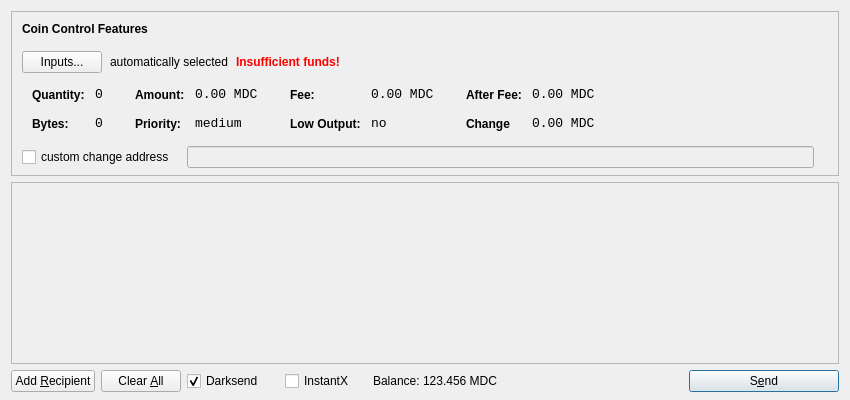
<?xml version="1.0" encoding="UTF-8"?>
<ui version="4.0">
 <class>SendCoinsDialog</class>
 <widget class="QDialog" name="SendCoinsDialog">
  <property name="geometry">
   <rect>
    <x>0</x>
    <y>0</y>
    <width>850</width>
    <height>400</height>
   </rect>
  </property>
  <property name="windowTitle">
   <string>Send Coins</string>
  </property>
  <layout class="QVBoxLayout" name="verticalLayout" stretch="0,1,0">
   <property name="bottomMargin">
    <number>8</number>
   </property>
   <item>
    <widget class="QFrame" name="frameCoinControl">
     <property name="sizePolicy">
      <sizepolicy hsizetype="Expanding" vsizetype="Expanding">
       <horstretch>0</horstretch>
       <verstretch>0</verstretch>
      </sizepolicy>
     </property>
     <property name="maximumSize">
      <size>
       <width>16777215</width>
       <height>16777215</height>
      </size>
     </property>
     <property name="frameShape">
      <enum>QFrame::StyledPanel</enum>
     </property>
     <property name="frameShadow">
      <enum>QFrame::Sunken</enum>
     </property>
     <layout class="QVBoxLayout" name="verticalLayoutCoinControl2">
      <property name="spacing">
       <number>-1</number>
      </property>
      <property name="leftMargin">
       <number>0</number>
      </property>
      <property name="topMargin">
       <number>0</number>
      </property>
      <property name="rightMargin">
       <number>0</number>
      </property>
      <property name="bottomMargin">
       <number>6</number>
      </property>
      <item>
       <layout class="QVBoxLayout" name="verticalLayoutCoinControl" stretch="0,0,0,0,1">
        <property name="spacing">
         <number>0</number>
        </property>
        <property name="leftMargin">
         <number>10</number>
        </property>
        <property name="topMargin">
         <number>10</number>
        </property>
        <item>
         <layout class="QHBoxLayout" name="horizontalLayoutCoinControl1">
          <property name="bottomMargin">
           <number>15</number>
          </property>
          <item>
           <widget class="QLabel" name="labelCoinControlFeatures">
            <property name="sizePolicy">
             <sizepolicy hsizetype="Preferred" vsizetype="Maximum">
              <horstretch>0</horstretch>
              <verstretch>0</verstretch>
             </sizepolicy>
            </property>
            <property name="font">
             <font>
              <weight>75</weight>
              <bold>true</bold>
             </font>
            </property>
            <property name="styleSheet">
             <string notr="true">font-weight:bold;</string>
            </property>
            <property name="text">
             <string>Coin Control Features</string>
            </property>
           </widget>
          </item>
         </layout>
        </item>
        <item>
         <layout class="QHBoxLayout" name="horizontalLayoutCoinControl2" stretch="0,0,0,0">
          <property name="spacing">
           <number>8</number>
          </property>
          <property name="bottomMargin">
           <number>10</number>
          </property>
          <item>
           <widget class="QPushButton" name="pushButtonCoinControl">
            <property name="styleSheet">
             <string notr="true"/>
            </property>
            <property name="text">
             <string>Inputs...</string>
            </property>
           </widget>
          </item>
          <item>
           <widget class="QLabel" name="labelCoinControlAutomaticallySelected">
            <property name="text">
             <string>automatically selected</string>
            </property>
            <property name="margin">
             <number>5</number>
            </property>
           </widget>
          </item>
          <item>
           <widget class="QLabel" name="labelCoinControlInsuffFunds">
            <property name="font">
             <font>
              <weight>75</weight>
              <bold>true</bold>
             </font>
            </property>
            <property name="styleSheet">
             <string notr="true">color:red;font-weight:bold;</string>
            </property>
            <property name="text">
             <string>Insufficient funds!</string>
            </property>
            <property name="margin">
             <number>5</number>
            </property>
           </widget>
          </item>
          <item>
           <spacer name="horizontalSpacerCoinControl">
            <property name="orientation">
             <enum>Qt::Horizontal</enum>
            </property>
            <property name="sizeHint" stdset="0">
             <size>
              <width>40</width>
              <height>1</height>
             </size>
            </property>
           </spacer>
          </item>
         </layout>
        </item>
        <item>
         <widget class="QWidget" name="widgetCoinControl" native="true">
          <property name="sizePolicy">
           <sizepolicy hsizetype="Preferred" vsizetype="Preferred">
            <horstretch>0</horstretch>
            <verstretch>0</verstretch>
           </sizepolicy>
          </property>
          <property name="minimumSize">
           <size>
            <width>0</width>
            <height>0</height>
           </size>
          </property>
          <property name="styleSheet">
           <string notr="true"/>
          </property>
          <layout class="QHBoxLayout" name="horizontalLayoutCoinControl5">
           <property name="margin">
            <number>0</number>
           </property>
           <item>
            <layout class="QHBoxLayout" name="horizontalLayoutCoinControl3" stretch="0,0,0,1">
             <property name="spacing">
              <number>20</number>
             </property>
             <property name="topMargin">
              <number>0</number>
             </property>
             <property name="bottomMargin">
              <number>10</number>
             </property>
             <item>
              <layout class="QFormLayout" name="formLayoutCoinControl1">
               <property name="horizontalSpacing">
                <number>10</number>
               </property>
               <property name="verticalSpacing">
                <number>14</number>
               </property>
               <property name="leftMargin">
                <number>10</number>
               </property>
               <property name="topMargin">
                <number>4</number>
               </property>
               <property name="rightMargin">
                <number>6</number>
               </property>
               <item row="0" column="0">
                <widget class="QLabel" name="labelCoinControlQuantityText">
                 <property name="styleSheet">
                  <string notr="true">font-weight:bold;</string>
                 </property>
                 <property name="text">
                  <string>Quantity:</string>
                 </property>
                 <property name="margin">
                  <number>0</number>
                 </property>
                </widget>
               </item>
               <item row="0" column="1">
                <widget class="QLabel" name="labelCoinControlQuantity">
                 <property name="font">
                  <font>
                   <family>Monospace</family>
                   <pointsize>10</pointsize>
                  </font>
                 </property>
                 <property name="cursor">
                  <cursorShape>IBeamCursor</cursorShape>
                 </property>
                 <property name="contextMenuPolicy">
                  <enum>Qt::ActionsContextMenu</enum>
                 </property>
                 <property name="text">
                  <string>0</string>
                 </property>
                 <property name="margin">
                  <number>0</number>
                 </property>
                 <property name="textInteractionFlags">
                  <set>Qt::LinksAccessibleByMouse|Qt::TextSelectableByKeyboard|Qt::TextSelectableByMouse</set>
                 </property>
                </widget>
               </item>
               <item row="1" column="0">
                <widget class="QLabel" name="labelCoinControlBytesText">
                 <property name="styleSheet">
                  <string notr="true">font-weight:bold;</string>
                 </property>
                 <property name="text">
                  <string>Bytes:</string>
                 </property>
                </widget>
               </item>
               <item row="1" column="1">
                <widget class="QLabel" name="labelCoinControlBytes">
                 <property name="font">
                  <font>
                   <family>Monospace</family>
                   <pointsize>10</pointsize>
                  </font>
                 </property>
                 <property name="cursor">
                  <cursorShape>IBeamCursor</cursorShape>
                 </property>
                 <property name="contextMenuPolicy">
                  <enum>Qt::ActionsContextMenu</enum>
                 </property>
                 <property name="text">
                  <string>0</string>
                 </property>
                 <property name="textInteractionFlags">
                  <set>Qt::LinksAccessibleByMouse|Qt::TextSelectableByKeyboard|Qt::TextSelectableByMouse</set>
                 </property>
                </widget>
               </item>
              </layout>
             </item>
             <item>
              <layout class="QFormLayout" name="formLayoutCoinControl2">
               <property name="horizontalSpacing">
                <number>10</number>
               </property>
               <property name="verticalSpacing">
                <number>14</number>
               </property>
               <property name="leftMargin">
                <number>6</number>
               </property>
               <property name="topMargin">
                <number>4</number>
               </property>
               <property name="rightMargin">
                <number>6</number>
               </property>
               <item row="0" column="0">
                <widget class="QLabel" name="labelCoinControlAmountText">
                 <property name="styleSheet">
                  <string notr="true">font-weight:bold;</string>
                 </property>
                 <property name="text">
                  <string>Amount:</string>
                 </property>
                 <property name="margin">
                  <number>0</number>
                 </property>
                </widget>
               </item>
               <item row="0" column="1">
                <widget class="QLabel" name="labelCoinControlAmount">
                 <property name="font">
                  <font>
                   <family>Monospace</family>
                   <pointsize>10</pointsize>
                  </font>
                 </property>
                 <property name="cursor">
                  <cursorShape>IBeamCursor</cursorShape>
                 </property>
                 <property name="contextMenuPolicy">
                  <enum>Qt::ActionsContextMenu</enum>
                 </property>
                 <property name="text">
                  <string>0.00 MDC</string>
                 </property>
                 <property name="textInteractionFlags">
                  <set>Qt::LinksAccessibleByMouse|Qt::TextSelectableByKeyboard|Qt::TextSelectableByMouse</set>
                 </property>
                </widget>
               </item>
               <item row="1" column="0">
                <widget class="QLabel" name="labelCoinControlPriorityText">
                 <property name="styleSheet">
                  <string notr="true">font-weight:bold;</string>
                 </property>
                 <property name="text">
                  <string>Priority:</string>
                 </property>
                </widget>
               </item>
               <item row="1" column="1">
                <widget class="QLabel" name="labelCoinControlPriority">
                 <property name="font">
                  <font>
                   <family>Monospace</family>
                   <pointsize>10</pointsize>
                  </font>
                 </property>
                 <property name="cursor">
                  <cursorShape>IBeamCursor</cursorShape>
                 </property>
                 <property name="contextMenuPolicy">
                  <enum>Qt::ActionsContextMenu</enum>
                 </property>
                 <property name="text">
                  <string>medium</string>
                 </property>
                 <property name="textInteractionFlags">
                  <set>Qt::LinksAccessibleByMouse|Qt::TextSelectableByKeyboard|Qt::TextSelectableByMouse</set>
                 </property>
                </widget>
               </item>
              </layout>
             </item>
             <item>
              <layout class="QFormLayout" name="formLayoutCoinControl3">
               <property name="horizontalSpacing">
                <number>10</number>
               </property>
               <property name="verticalSpacing">
                <number>14</number>
               </property>
               <property name="leftMargin">
                <number>6</number>
               </property>
               <property name="topMargin">
                <number>4</number>
               </property>
               <property name="rightMargin">
                <number>6</number>
               </property>
               <item row="0" column="0">
                <widget class="QLabel" name="labelCoinControlFeeText">
                 <property name="styleSheet">
                  <string notr="true">font-weight:bold;</string>
                 </property>
                 <property name="text">
                  <string>Fee:</string>
                 </property>
                 <property name="margin">
                  <number>0</number>
                 </property>
                </widget>
               </item>
               <item row="0" column="1">
                <widget class="QLabel" name="labelCoinControlFee">
                 <property name="font">
                  <font>
                   <family>Monospace</family>
                   <pointsize>10</pointsize>
                  </font>
                 </property>
                 <property name="cursor">
                  <cursorShape>IBeamCursor</cursorShape>
                 </property>
                 <property name="contextMenuPolicy">
                  <enum>Qt::ActionsContextMenu</enum>
                 </property>
                 <property name="text">
                  <string>0.00 MDC</string>
                 </property>
                 <property name="textInteractionFlags">
                  <set>Qt::LinksAccessibleByMouse|Qt::TextSelectableByKeyboard|Qt::TextSelectableByMouse</set>
                 </property>
                </widget>
               </item>
               <item row="1" column="0">
                <widget class="QLabel" name="labelCoinControlLowOutputText">
                 <property name="styleSheet">
                  <string notr="true">font-weight:bold;</string>
                 </property>
                 <property name="text">
                  <string>Low Output:</string>
                 </property>
                </widget>
               </item>
               <item row="1" column="1">
                <widget class="QLabel" name="labelCoinControlLowOutput">
                 <property name="font">
                  <font>
                   <family>Monospace</family>
                   <pointsize>10</pointsize>
                  </font>
                 </property>
                 <property name="cursor">
                  <cursorShape>IBeamCursor</cursorShape>
                 </property>
                 <property name="contextMenuPolicy">
                  <enum>Qt::ActionsContextMenu</enum>
                 </property>
                 <property name="text">
                  <string>no</string>
                 </property>
                 <property name="textInteractionFlags">
                  <set>Qt::LinksAccessibleByMouse|Qt::TextSelectableByKeyboard|Qt::TextSelectableByMouse</set>
                 </property>
                </widget>
               </item>
              </layout>
             </item>
             <item>
              <layout class="QFormLayout" name="formLayoutCoinControl4">
               <property name="horizontalSpacing">
                <number>10</number>
               </property>
               <property name="verticalSpacing">
                <number>14</number>
               </property>
               <property name="leftMargin">
                <number>6</number>
               </property>
               <property name="topMargin">
                <number>4</number>
               </property>
               <property name="rightMargin">
                <number>6</number>
               </property>
               <item row="0" column="0">
                <widget class="QLabel" name="labelCoinControlAfterFeeText">
                 <property name="styleSheet">
                  <string notr="true">font-weight:bold;</string>
                 </property>
                 <property name="text">
                  <string>After Fee:</string>
                 </property>
                 <property name="margin">
                  <number>0</number>
                 </property>
                </widget>
               </item>
               <item row="0" column="1">
                <widget class="QLabel" name="labelCoinControlAfterFee">
                 <property name="font">
                  <font>
                   <family>Monospace</family>
                   <pointsize>10</pointsize>
                  </font>
                 </property>
                 <property name="cursor">
                  <cursorShape>IBeamCursor</cursorShape>
                 </property>
                 <property name="contextMenuPolicy">
                  <enum>Qt::ActionsContextMenu</enum>
                 </property>
                 <property name="text">
                  <string>0.00 MDC</string>
                 </property>
                 <property name="textInteractionFlags">
                  <set>Qt::LinksAccessibleByMouse|Qt::TextSelectableByKeyboard|Qt::TextSelectableByMouse</set>
                 </property>
                </widget>
               </item>
               <item row="1" column="0">
                <widget class="QLabel" name="labelCoinControlChangeText">
                 <property name="styleSheet">
                  <string notr="true">font-weight:bold;</string>
                 </property>
                 <property name="text">
                  <string>Change</string>
                 </property>
                </widget>
               </item>
               <item row="1" column="1">
                <widget class="QLabel" name="labelCoinControlChange">
                 <property name="font">
                  <font>
                   <family>Monospace</family>
                   <pointsize>10</pointsize>
                  </font>
                 </property>
                 <property name="cursor">
                  <cursorShape>IBeamCursor</cursorShape>
                 </property>
                 <property name="contextMenuPolicy">
                  <enum>Qt::ActionsContextMenu</enum>
                 </property>
                 <property name="text">
                  <string>0.00 MDC</string>
                 </property>
                 <property name="textInteractionFlags">
                  <set>Qt::LinksAccessibleByMouse|Qt::TextSelectableByKeyboard|Qt::TextSelectableByMouse</set>
                 </property>
                </widget>
               </item>
              </layout>
             </item>
            </layout>
           </item>
          </layout>
         </widget>
        </item>
        <item>
         <layout class="QHBoxLayout" name="horizontalLayoutCoinControl4" stretch="0,0,0">
          <property name="spacing">
           <number>12</number>
          </property>
          <property name="sizeConstraint">
           <enum>QLayout::SetDefaultConstraint</enum>
          </property>
          <property name="topMargin">
           <number>5</number>
          </property>
          <property name="rightMargin">
           <number>5</number>
          </property>
          <item>
           <widget class="QCheckBox" name="checkBoxCoinControlChange">
            <property name="text">
             <string>custom change address</string>
            </property>
           </widget>
          </item>
          <item>
           <widget class="QLineEdit" name="lineEditCoinControlChange">
            <property name="enabled">
             <bool>false</bool>
            </property>
            <property name="sizePolicy">
             <sizepolicy hsizetype="Expanding" vsizetype="Fixed">
              <horstretch>0</horstretch>
              <verstretch>0</verstretch>
             </sizepolicy>
            </property>
           </widget>
          </item>
          <item>
           <widget class="QLabel" name="labelCoinControlChangeLabel">
            <property name="sizePolicy">
             <sizepolicy hsizetype="Preferred" vsizetype="Expanding">
              <horstretch>0</horstretch>
              <verstretch>0</verstretch>
             </sizepolicy>
            </property>
            <property name="minimumSize">
             <size>
              <width>0</width>
              <height>0</height>
             </size>
            </property>
            <property name="text">
             <string/>
            </property>
            <property name="margin">
             <number>3</number>
            </property>
           </widget>
          </item>
         </layout>
        </item>
        <item>
         <spacer name="verticalSpacerCoinControl">
          <property name="orientation">
           <enum>Qt::Vertical</enum>
          </property>
          <property name="sizeHint" stdset="0">
           <size>
            <width>800</width>
            <height>1</height>
           </size>
          </property>
         </spacer>
        </item>
       </layout>
      </item>
     </layout>
    </widget>
   </item>
   <item>
    <widget class="QScrollArea" name="scrollArea">
     <property name="widgetResizable">
      <bool>true</bool>
     </property>
     <widget class="QWidget" name="scrollAreaWidgetContents">
      <property name="geometry">
       <rect>
        <x>0</x>
        <y>0</y>
        <width>830</width>
        <height>165</height>
       </rect>
      </property>
      <layout class="QVBoxLayout" name="verticalLayout_2">
       <property name="margin">
        <number>0</number>
       </property>
       <item>
        <layout class="QVBoxLayout" name="entries">
         <property name="spacing">
          <number>6</number>
         </property>
        </layout>
       </item>
       <item>
        <spacer name="verticalSpacer">
         <property name="orientation">
          <enum>Qt::Vertical</enum>
         </property>
         <property name="sizeHint" stdset="0">
          <size>
           <width>20</width>
           <height>40</height>
          </size>
         </property>
        </spacer>
       </item>
      </layout>
     </widget>
    </widget>
   </item>
   <item>
    <layout class="QHBoxLayout" name="horizontalLayout">
     <item>
      <widget class="QPushButton" name="addButton">
       <property name="toolTip">
        <string>Send to multiple recipients at once</string>
       </property>
       <property name="text">
        <string>Add &amp;Recipient</string>
       </property>
       <property name="autoDefault">
        <bool>false</bool>
       </property>
      </widget>
     </item>
     <item>
      <widget class="QPushButton" name="clearButton">
       <property name="sizePolicy">
        <sizepolicy hsizetype="Minimum" vsizetype="Fixed">
         <horstretch>0</horstretch>
         <verstretch>0</verstretch>
        </sizepolicy>
       </property>
       <property name="toolTip">
        <string>Remove all transaction fields</string>
       </property>
       <property name="text">
        <string>Clear &amp;All</string>
       </property>
       <property name="autoRepeatDelay">
        <number>300</number>
       </property>
       <property name="autoDefault">
        <bool>false</bool>
       </property>
      </widget>
     </item>
     <item>
      <layout class="QHBoxLayout" name="horizontalLayout_2">
       <property name="spacing">
        <number>3</number>
       </property>
        <item>
        <widget class="QCheckBox" name="checkUseDarksend">
         <property name="minimumSize">
          <size>
           <width>95</width>
           <height>0</height>
          </size>
         </property>
         <property name="text">
          <string>Darksend</string>
         </property>
         <property name="checked">
          <bool>true</bool>
         </property>
        </widget>
       </item>
       <item>
        <widget class="QCheckBox" name="checkInstantX">
         <property name="enabled">
          <bool>true</bool>
         </property>
         <property name="minimumSize">
          <size>
           <width>85</width>
           <height>0</height>
          </size>
         </property>
         <property name="text">
          <string>InstantX</string>
         </property>
        </widget>
       </item>
       <item>
        <widget class="QLabel" name="label">
         <property name="sizePolicy">
          <sizepolicy hsizetype="Preferred" vsizetype="Fixed">
           <horstretch>0</horstretch>
           <verstretch>0</verstretch>
          </sizepolicy>
         </property>
         <property name="text">
          <string>Balance:</string>
         </property>
        </widget>
       </item>
       <item>
        <widget class="QLabel" name="labelBalance">
         <property name="sizePolicy">
          <sizepolicy hsizetype="Preferred" vsizetype="Fixed">
           <horstretch>0</horstretch>
           <verstretch>0</verstretch>
          </sizepolicy>
         </property>
         <property name="cursor">
          <cursorShape>IBeamCursor</cursorShape>
         </property>
         <property name="text">
          <string>123.456 MDC</string>
         </property>
         <property name="textInteractionFlags">
          <set>Qt::LinksAccessibleByMouse|Qt::TextSelectableByKeyboard|Qt::TextSelectableByMouse</set>
         </property>
        </widget>
       </item>
      </layout>
     </item>
     <item>
      <spacer name="horizontalSpacer">
       <property name="orientation">
        <enum>Qt::Horizontal</enum>
       </property>
       <property name="sizeHint" stdset="0">
        <size>
         <width>40</width>
         <height>20</height>
        </size>
       </property>
      </spacer>
     </item>
     <item>
      <widget class="QPushButton" name="sendButton">
       <property name="minimumSize">
        <size>
         <width>150</width>
         <height>0</height>
        </size>
       </property>
       <property name="toolTip">
        <string>Confirm the send action</string>
       </property>
       <property name="text">
        <string>S&amp;end</string>
       </property>
       <property name="icon">
        <iconset resource="../bitcoin.qrc">
         <normaloff>:/icons/send</normaloff>:/icons/send</iconset>
       </property>
       <property name="default">
        <bool>true</bool>
       </property>
      </widget>
     </item>
    </layout>
   </item>
  </layout>
 </widget>
 <resources>
  <include location="../bitcoin.qrc"/>
 </resources>
 <connections/>
</ui>
